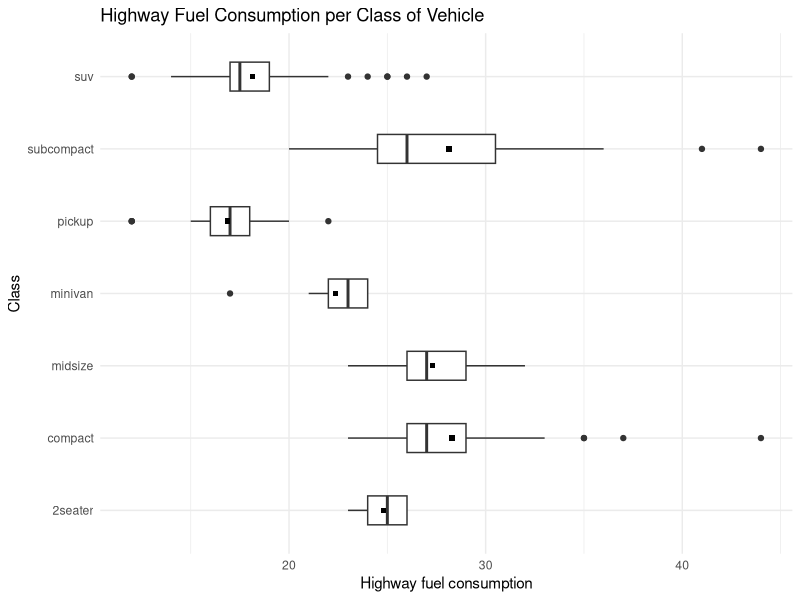

Reproduce this figure in R.
# Load the necessary library
library(ggplot2)
library(viridis)
library(dplyr)

# Set the default theme to minimal
theme_set(theme_minimal())

# Store the mpg dataset to dedicated variable (just to be safe)
data_mpg <- mpg

# Create a plain box plot
plot1 <- ggplot(data_mpg, aes(x=hwy, y=class)) + geom_boxplot(width=0.4)

# Add a calculated aesthetic showing the mean of the hwy
plot2 <- plot1 + stat_summary(geom="point",fun=mean, shape=15)

# Change the label in the plot
plot3 <- plot2 + 
  labs(title = "Highway Fuel Consumption per Class of Vehicle", y="Class", x="Highway fuel consumption")
plot3